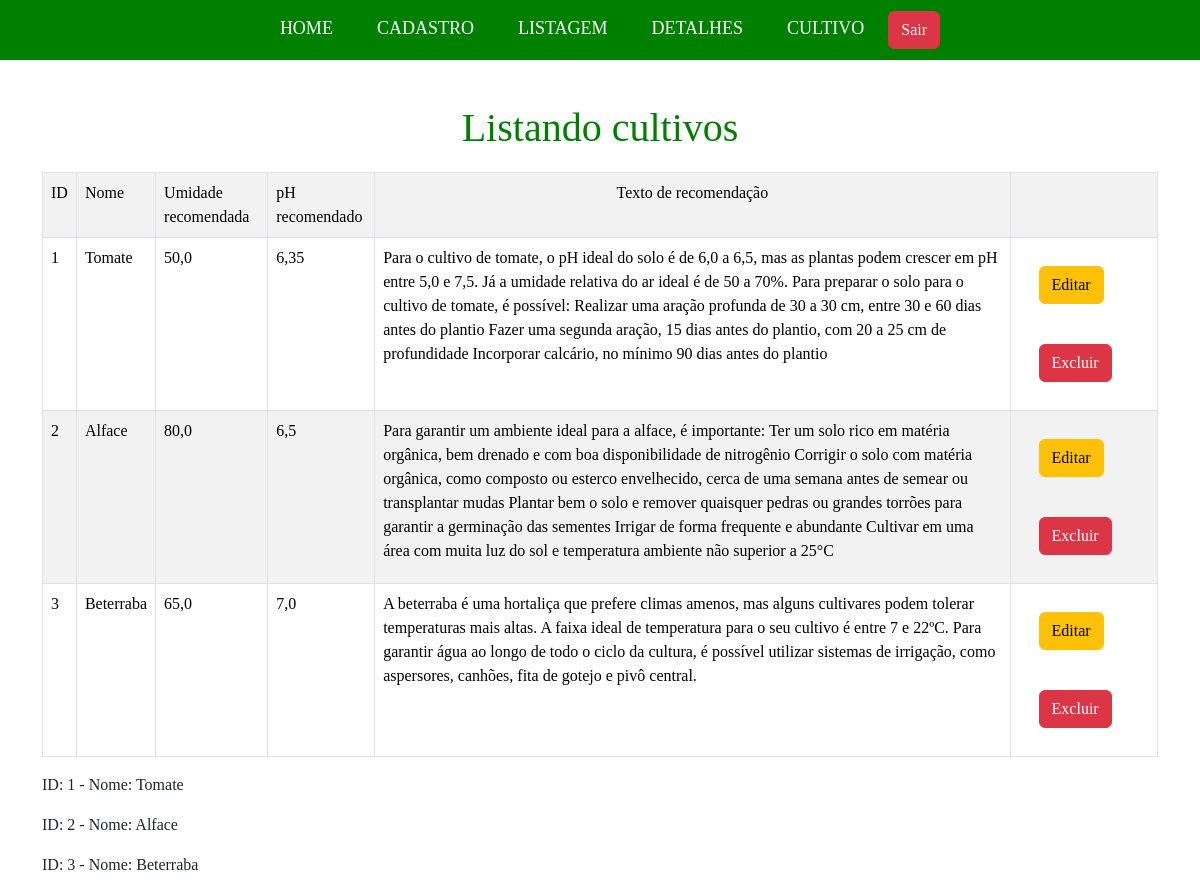
The page /listagem_cultivos/ (signed in) on the database its author committed.
### app_fazenda/models.py (models this page shows)
class Cultivo(models.Model):
    id = models.AutoField(primary_key=True)
    nome = models.CharField(max_length=255)
    umidade_recomendado = models.FloatField()
    ph_recomendado = models.FloatField()
    texto_recomendacao = models.TextField(max_length=1200, null=True)
    imagem = models.CharField(max_length=1000, blank=True, null=True)

### app_fazenda/views.py (the view)
# urls.py: path('listagem_cultivos/', views.listar_cultivos, name='listar_cultivos'),
@login_required
def listar_cultivos(request):
    cultivos = Cultivo.objects.all()
    dados = {
        'dados': cultivos
    }
    return render(request, 'cultivo/listar_cultivos.html', dados)

### app_fazenda/templates/cultivo/listar_cultivos.html
{% extends 'base.html' %}
{% block content %}
<h1>Listando cultivos</h1>
<table class="table table-striped table-bordered">
    <tr>
        <td>ID</td>
        <td>Nome</td>
        <td>Umidade recomendada</td>
        <td>pH recomendado</td>
        <td style="text-align: center;">Texto de recomendação</td>
        <td></td>
    </tr>
    {% for dado in dados %}
    <tr>
        <td>{{ dado.pk }}</td>
        <td>{{ dado.nome }}</td>
        <td>{{ dado.umidade_recomendado }}</td>
        <td>{{dado.ph_recomendado }}</td>
        <td>{{ dado.texto_recomendacao }}</td>
        <td>
            <a href="{% url 'editar_cultivo' dado.pk %}" class="btn btn-warning">Editar</a>
            <a href="{% url 'excluir_cultivo' dado.pk %}" class="btn btn-danger">Excluir</a>
        </td>
    </tr>
    {% endfor %}
</table>
{% for cultivo in dados %}
    <p>ID: {{ cultivo.pk }} - Nome: {{ cultivo.nome }}</p>
{% endfor %}
{% endblock %}

### static/css/styles_cadastro.css (style rules this page uses)
* { padding: 0; margin: 0; }
body, html { height: 100%; margin: 0; display: flex; flex-direction: column; font-family: 'Arvo', serif; }
a { text-decoration: none; margin: 20px; color: white; font-size: 18px; }
h1 { text-align: center; color: green; margin: 20px; }

### rows shown on the page
Cultivo: pk "1", nome "Tomate", umidade_recomendado "50,0", ph_recomendado "6,35", texto_recomendacao "Para o cultivo de tomate, o pH ideal do solo é de 6,0 a 6,5, mas as plantas podem crescer em pH entre 5,0 e 7,5. Já a umidade relativa do ar ideal é de 50 a 70%. Para preparar o solo para o cultivo de tomate, é possível: Realizar uma aração profunda de 30 a 30 cm, entre 30 e 60 dias antes do plantio Fazer uma segunda aração, 15 dias antes do plantio, com 20 a 25 cm de profundidade Incorporar calcário, no mínimo 90 dias antes do plantio"
Cultivo: pk "2", nome "Alface", umidade_recomendado "80,0", ph_recomendado "6,5", texto_recomendacao "Para garantir um ambiente ideal para a alface, é importante: Ter um solo rico em matéria orgânica, bem drenado e com boa disponibilidade de nitrogênio Corrigir o solo com matéria orgânica, como composto ou esterco envelhecido, cerca de uma semana antes de semear ou transplantar mudas Plantar bem o solo e remover quaisquer pedras ou grandes torrões para garantir a germinação das sementes Irrigar de forma frequente e abundante Cultivar em uma área com muita luz do sol e temperatura ambiente não superior a 25°C"
Cultivo: pk "3", nome "Beterraba", umidade_recomendado "65,0", ph_recomendado "7,0", texto_recomendacao "A beterraba é uma hortaliça que prefere climas amenos, mas alguns cultivares podem tolerar temperaturas mais altas. A faixa ideal de temperatura para o seu cultivo é entre 7 e 22ºC. Para garantir água ao longo de todo o ciclo da cultura, é possível utilizar sistemas de irrigação, como aspersores, canhões, fita de gotejo e pivô central."
